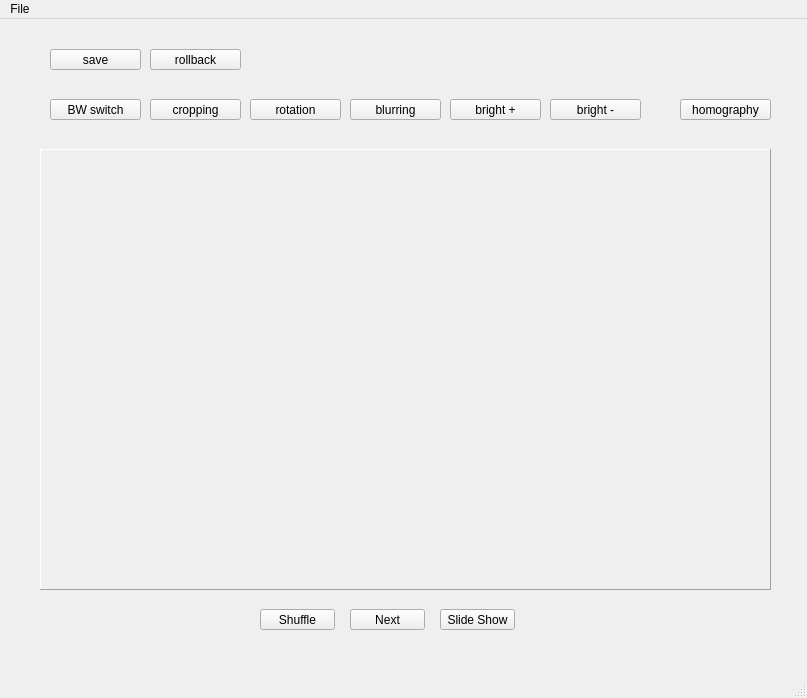
<?xml version="1.0" encoding="UTF-8"?>
<ui version="4.0">
 <class>MainWindow</class>
 <widget class="QMainWindow" name="MainWindow">
  <property name="geometry">
   <rect>
    <x>0</x>
    <y>0</y>
    <width>807</width>
    <height>698</height>
   </rect>
  </property>
  <property name="sizePolicy">
   <sizepolicy hsizetype="Preferred" vsizetype="Preferred">
    <horstretch>0</horstretch>
    <verstretch>0</verstretch>
   </sizepolicy>
  </property>
  <property name="windowTitle">
   <string>Image Viewer</string>
  </property>

  <widget class="QWidget" name="centralwidget">

   <widget class="QPushButton" name="nextButton">
    <property name="geometry">
     <rect>
      <x>350</x>
      <y>590</y>
      <width>75</width>
      <height>21</height>
     </rect>
    </property>
    <property name="text">
     <string>Next</string>
    </property>
   </widget>

   <widget class="QFrame" name="frame">
    <property name="geometry">
     <rect>
      <x>40</x>
      <y>130</y>
      <width>731</width>
      <height>441</height>
     </rect>
    </property>

    <property name="frameShape">
     <enum>QFrame::Panel</enum>
    </property>

    <property name="frameShadow">
     <enum>QFrame::Raised</enum>
    </property>

    <widget class="QLabel" name="label">
     <property name="geometry">
      <rect>
       <x>10</x>
       <y>10</y>
       <width>711</width>
       <height>421</height>
      </rect>
     </property>

     <property name="contextMenuPolicy">
      <enum>Qt::CustomContextMenu</enum>
     </property>

     <property name="text">
      <string/>
     </property>

     <property name="alignment">
      <set>Qt::AlignCenter</set>
     </property>
    </widget>
   </widget>

   <widget class="QPushButton" name="slideShowButton">
    <property name="geometry">
     <rect>
      <x>440</x>
      <y>590</y>
      <width>75</width>
      <height>21</height>
     </rect>
    </property>
    <property name="text">
     <string>Slide Show</string>
    </property>
   </widget>

   <widget class="QPushButton" name="shuffleButton">
    <property name="geometry">
     <rect>
      <x>260</x>
      <y>590</y>
      <width>75</width>
      <height>21</height>
     </rect>
    </property>
    <property name="text">
     <string>Shuffle</string>
    </property>
   </widget>

   <widget class="QPushButton" name="BWButton">
    <property name="geometry">
     <rect>
      <x>50</x>
      <y>80</y>
      <width>91</width>
      <height>21</height>
     </rect>
    </property>
    <property name="text">
     <string>BW switch</string>
    </property>
   </widget>

   <widget class="QPushButton" name="CroppingButton">
    <property name="geometry">
     <rect>
      <x>150</x>
      <y>80</y>
      <width>91</width>
      <height>21</height>
     </rect>
    </property>
    <property name="text">
     <string>cropping</string>
    </property>
   </widget>

   <widget class="QPushButton" name="RotationButton">
    <property name="geometry">
     <rect>
      <x>250</x>
      <y>80</y>
      <width>91</width>
      <height>21</height>
     </rect>
    </property>
    <property name="text">
     <string>rotation</string>
    </property>
   </widget>

   <widget class="QPushButton" name="BlurringButton">
    <property name="geometry">
     <rect>
      <x>350</x>
      <y>80</y>
      <width>91</width>
      <height>21</height>
     </rect>
    </property>
    <property name="text">
     <string>blurring</string>
    </property>
   </widget>

   <widget class="QPushButton" name="HomographyButton">
    <property name="geometry">
     <rect>
      <x>680</x>
      <y>80</y>
      <width>91</width>
      <height>21</height>
     </rect>
    </property>
    <property name="text">
     <string>homography</string>
    </property>
   </widget>

   <widget class="QPushButton" name="Bright1_Button">
    <property name="geometry">
     <rect>
      <x>450</x>
      <y>80</y>
      <width>91</width>
      <height>21</height>
     </rect>
    </property>
    <property name="text">
     <string>bright +</string>
    </property>
   </widget>

   <widget class="QPushButton" name="Bright2_Button">
    <property name="geometry">
     <rect>
      <x>550</x>
      <y>80</y>
      <width>91</width>
      <height>21</height>
     </rect>
    </property>
    <property name="text">
     <string>bright -</string>
    </property>
   </widget>

   <widget class="QPushButton" name="RollbackButton">
    <property name="geometry">
     <rect>
      <x>150</x>
      <y>30</y>
      <width>91</width>
      <height>21</height>
     </rect>
    </property>
    <property name="text">
     <string>rollback</string>
    </property>
   </widget>

   <widget class="QPushButton" name="SaveButton">
    <property name="geometry">
     <rect>
      <x>50</x>
      <y>30</y>
      <width>91</width>
      <height>21</height>
     </rect>
    </property>
    <property name="text">
     <string>save</string>
    </property>
   </widget>

  </widget>

  <widget class="QMenuBar" name="menubar">
   <property name="geometry">
    <rect>
     <x>0</x>
     <y>0</y>
     <width>807</width>
     <height>33</height>
    </rect>
   </property>

   <widget class="QMenu" name="menuFile">
    <property name="title">
     <string>File</string>
    </property>
    <addaction name="actionSelect"/>
    <addaction name="actionFolder"/>
    <addaction name="separator"/>
    <addaction name="actionExit"/>
   </widget>

   <addaction name="menuFile"/>
  </widget>

  <widget class="QStatusBar" name="statusbar"/>

  <action name="actionSelect">
   <property name="text">
    <string>Select File</string>
   </property>
  </action>

  <action name="actionFolder">
   <property name="text">
    <string>Select Folder</string>
   </property>
  </action>

  <action name="actionExit">
   <property name="text">
    <string>Exit</string>
   </property>
  </action>

 </widget>

 <resources/>
 <connections/>
</ui>
